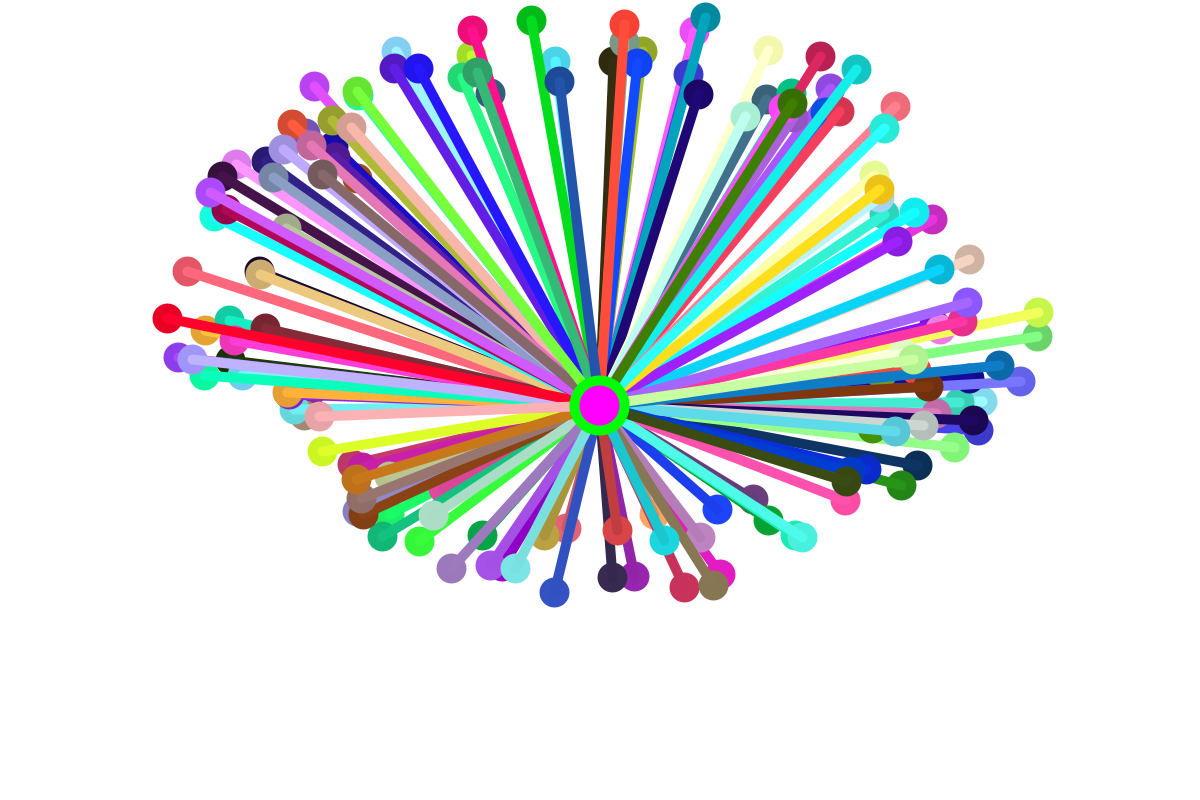
Frame 1 (no input)
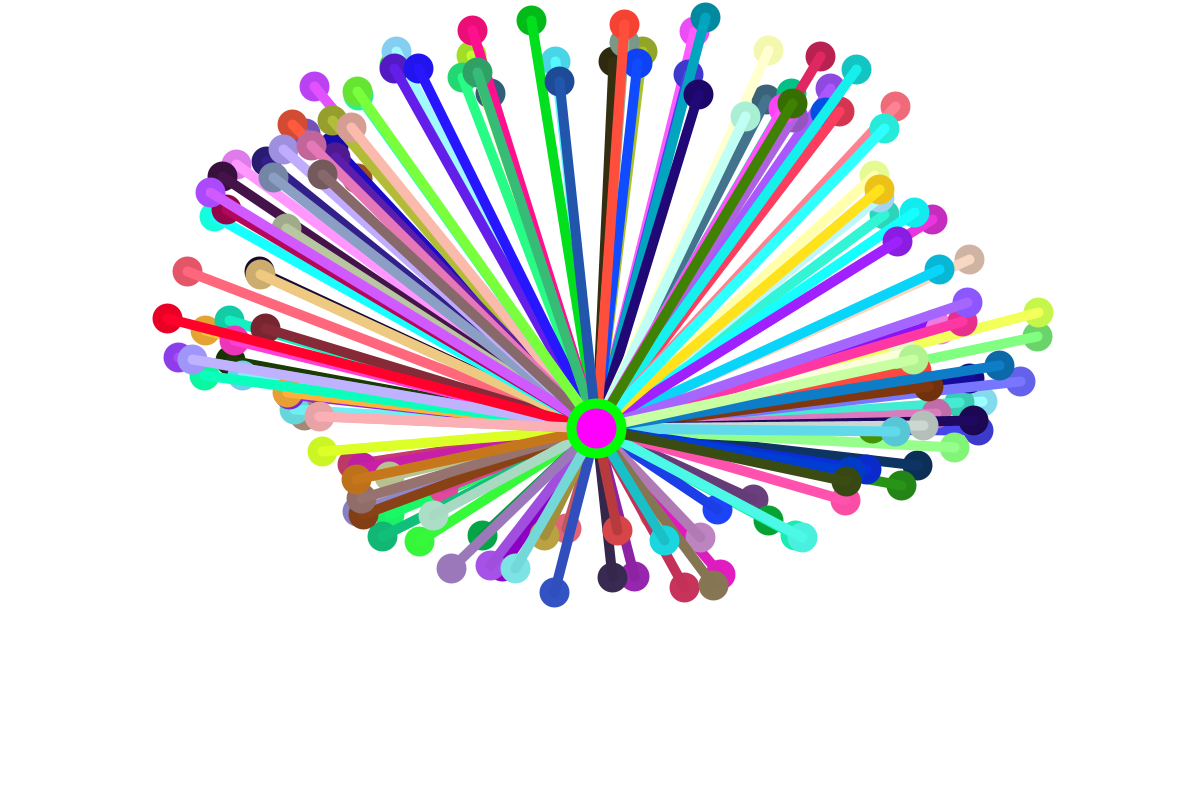
Frame 60 (the mouse pressed at the canvas centre just before this capture)
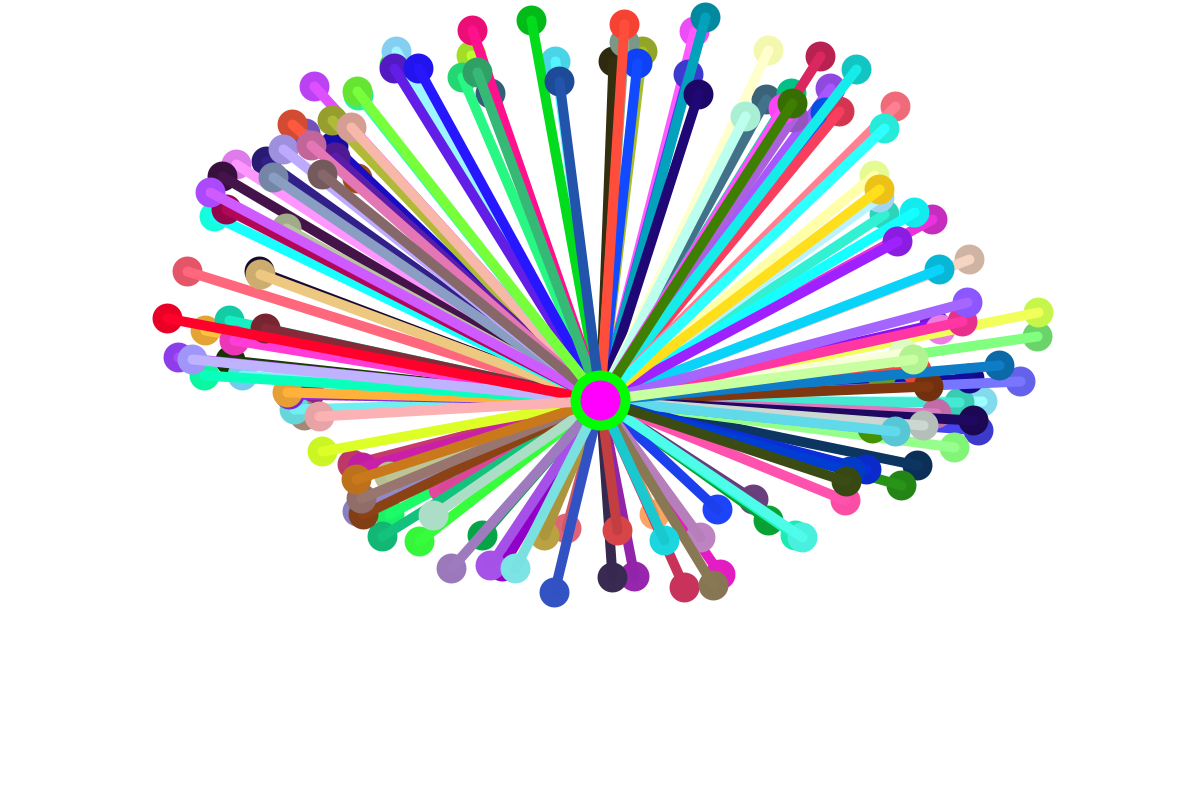
Frame 120 (the mouse held since frame 60 and released just before this capture)

The Processing sketch that drew these frames (run headless with seeded random() and noise(); from frame 60 on, the mouse is pressed at the canvas centre):

// Processing sketch: springy_ball
// ── springy_ball.pde
int[] pointxs = new int[150];
int[] pointys = new int[150];
int[] pointreds = new int[150];
int[] pointgreens = new int[150];
int[] pointblues = new int[150];
float eqlength = 200;
float springconstant = 0.0005;
float g = 10.3;
float ballmass = 1;
float b = 0.005;
float ballx = 600;
float bally = 400;
float ballvelx = 0;
float ballvely = 0;
float ballaccx = 0;
float ballaccy = 0;

void setup() {
  size(1200, 800);
  background(255);
  init();
}

void draw() {
  background(255);
  updateball();
  if (mousePressed) {
    ballx = mouseX;
    bally = mouseY;
    ballvelx = 0;
    ballvely = 0;
    ballaccx = 0;
    ballaccy = 0;
  }
  drawelements();
}

void mouseDragged() {
  ballx = mouseX;
  bally = mouseY;
  ballvelx = 0;
  ballvely = 0;
  ballaccx = 0;
  ballaccy = 0;
}

void init() {
  for (int i = 0; i < 150; i++) {
    float theta = random(2000*PI)/1000;
    pointxs[i] = 600 + floor(random(300, 450)*cos(theta));
    pointys[i] = 300 + floor(random(200, 300)*sin(theta));
    pointreds[i] = floor(random(0, 255));
    pointgreens[i] = floor(random(0, 255));
    pointblues[i] = floor(random(0, 255));
  }
}

void drawelements() {
  for (int i = 0; i < 150; i++) {
    float len = sqrt((pointxs[i] - ballx)*(pointxs[i] - ballx) + (pointys[i] - bally)*(pointys[i] - bally));
    float coloroffset = sqrt(sqrt(len/eqlength));
    stroke(pointreds[i], pointgreens[i], pointblues[i]);
    fill(pointreds[i], pointgreens[i], pointblues[i]);
    ellipse(pointxs[i], pointys[i], 20, 20);
    stroke(coloroffset*pointreds[i], coloroffset*pointgreens[i], coloroffset*pointblues[i]);
    strokeWeight(10);
    line(ballx, bally, pointxs[i], pointys[i]);
  }
  stroke(0, 255, 0);
  fill(255, 0, 255);
  ellipse(ballx, bally, 50, 50);
}

void updateball() {
  float fnetx = 0;
  float fnety = 0;
  for (int i = 0; i < 150; i++) {
    float localfnetx = 0;
    float localfnety = 0;
    float springlength = sqrt((ballx - pointxs[i])*(ballx - pointxs[i]) + (bally - pointys[i])*(bally - pointys[i]));
    float unitx = (pointxs[i] - ballx)/springlength;
    float unity = (pointys[i] - bally)/springlength;
    localfnetx = -springconstant*(eqlength - springlength)*unitx;
    localfnety = -springconstant*(eqlength - springlength)*unity;
    fnetx = fnetx + localfnetx;
    fnety = fnety + localfnety;
  }
  ballaccx = fnetx/ballmass - b*ballvelx;
  ballaccy = fnety/ballmass + g - b*ballvely;
  ballvelx = ballvelx + ballaccx;
  ballvely = ballvely + ballaccy;
  ballx = ballx + ballvelx;
  bally = bally + ballvely;
}
